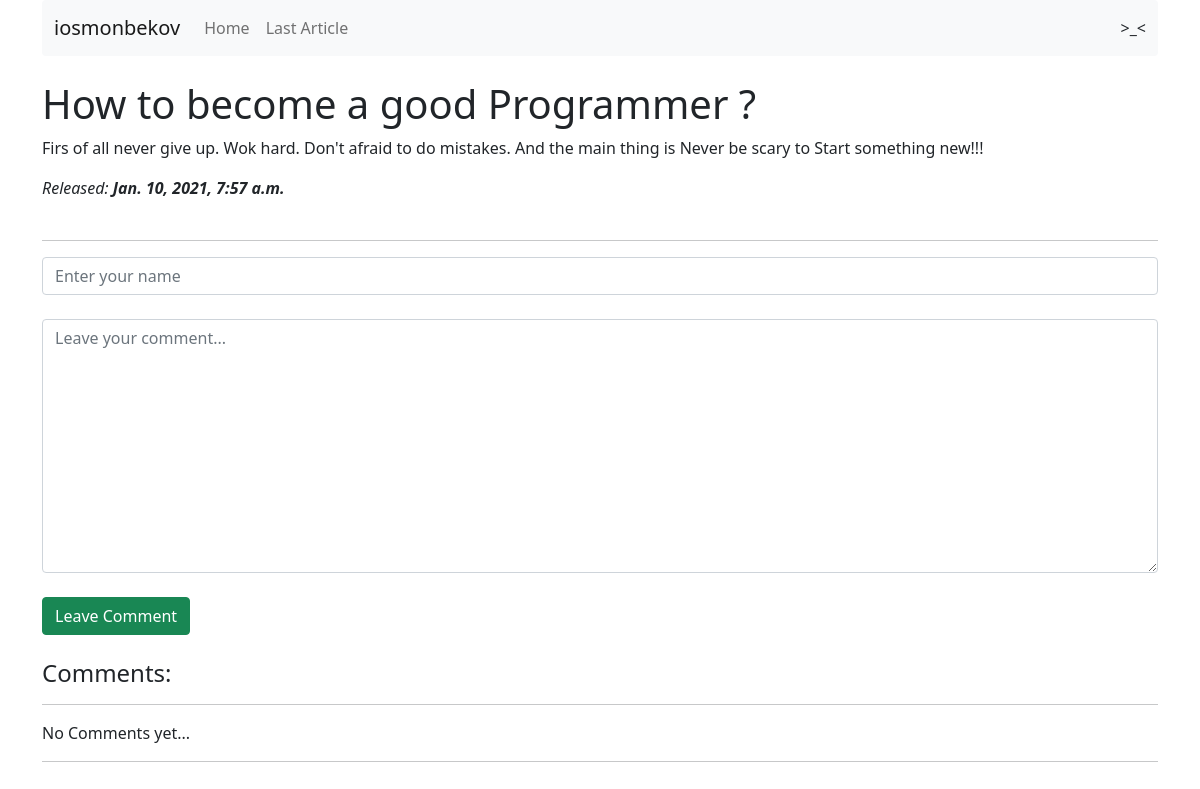
The page /5 on the database its author committed.
### articles/models.py (models this page shows, shortened)
class Article(models.Model):
    article_title = models.CharField('Article\'s Title', max_length=200)
    article_text = models.TextField('Article\'s Description')
    pub_date = models.DateTimeField('Publication Data')
    class Meta:
        verbose_name = 'Article'
        verbose_name_plural = 'Articles'

### articles/views.py (the view)
# urls.py: path('<int:article_id>', views.detail, name = 'detail'),
def detail(request, article_id):
    try:
        a = Article.objects.get(id = article_id)
    except:
        raise Http404('Article not found.')
    latest_comments_list = a.comment_set.order_by('-id')[:10]
    return render(request, 'articles/detail.html', {'article': a, 'latest_comments_list': latest_comments_list})

### articles/templates/articles/detail.html (shortened to what this page needs)
{% extends 'articles/base.html' %}
{% block content %}
    <br>
    <h1>{{article.article_title}}</h1>
    <p>{{article.article_text}}</p>
    <em>Released: <strong>{{article.pub_date}}</strong></em>
    <br>
    <br>
    <hr>
    <form action="{% url 'articles:leave_comment' article.id %}" method="post">
        <input class="form-control" type="text" required placeholder="Enter your name" name="name" ><br>
        <textarea class="form-control" name="text" required placeholder="Leave your comment..." cols="30" rows="10"></textarea>
        <br>
        <button class="btn btn-success" type="submit">Leave Comment</button>
    </form>
    <br>
    <h4>Comments: </h4>
    <hr>
        {% if latest_comments_list %}
            {% for c in latest_comments_list %}
                <p>
                    <strong>{{c.author_name}}:</strong>
                    <p>{{c.comment_text}}</p>
                </p>
            {% endfor %}
        {% else %}
            No Comments yet...
        {% endif %}
    <hr>
{% endblock %}

### rows shown on the page
Article: article_title "How to become a good Programmer ?", article_text "Firs of all never give up. Wok hard. Don't afraid to do mistakes. And the main thing is Never be scary to Start something new!!!", pub_date "Jan. 10, 2021, 7:57 a.m."
